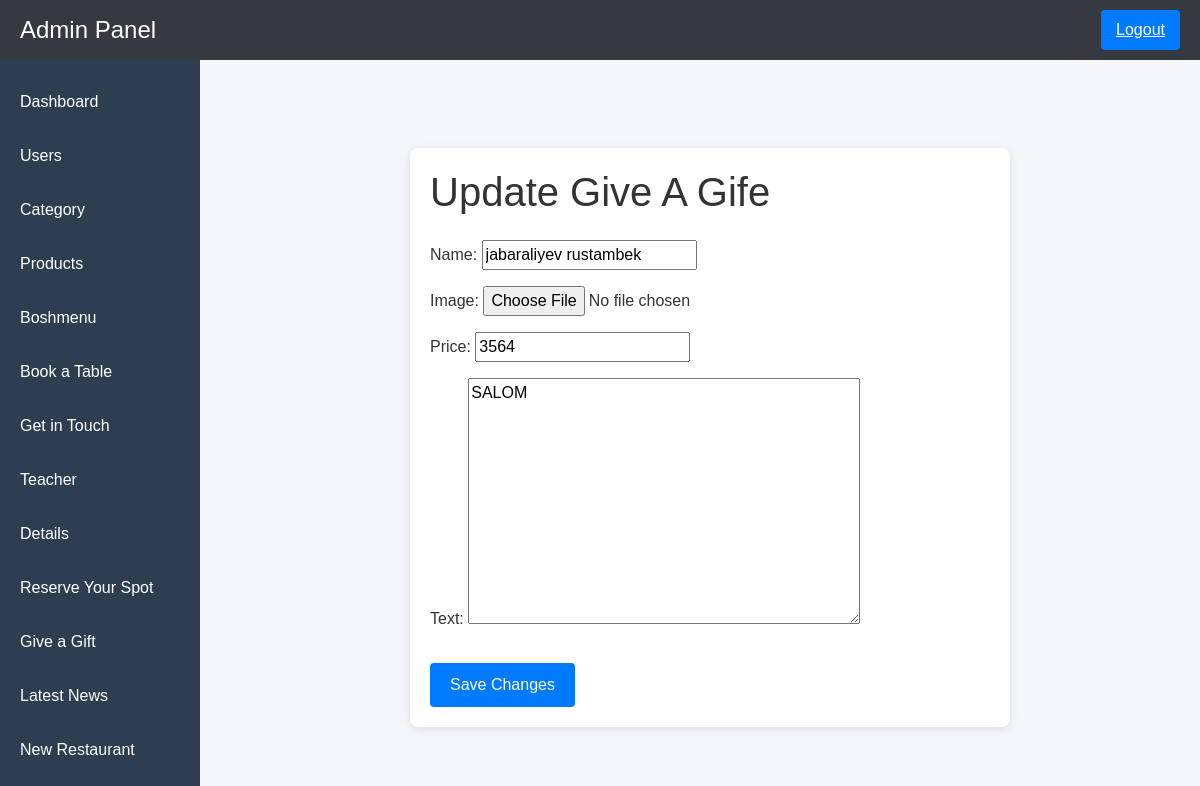
The page /giveagift/1/update/ on the database its author committed.
### app/models.py (models this page shows, shortened)
class Giveagift(models.Model):
    name = models.CharField(max_length=100)
    image = models.ImageField(upload_to='images', blank=True, null=True)
    price = models.CharField(max_length=100)
    text = models.TextField()

### app/views.py (the view)
# urls.py: path('giveagift/<int:id>/update/', update_giveagift, name='update_giveagift'),
def update_giveagift(request, id):
    giveagift = get_object_or_404(Giveagift, id=id)
    if request.method == "POST":
        form = GiveagifeForm(request.POST, instance=giveagift)
        if form.is_valid():
            form.save()
            return redirect('giveagife_view')
    else:
        form = GiveagifeForm(instance=giveagift)
    return render(request, 'update_giveagife.html', {'form': form})

### app/forms.py
class GiveagifeForm(forms.ModelForm):
    class Meta:
        model = Giveagift
        fields = ['name','image','price','text']

### templates/update_giveagife.html (shortened to what this page needs)
{% extends 'index.html' %}
{% block content %}
    <div class="container mt-5">
        <h1 class="mb-4">Update Give A Gife</h1>
        <form method="POST">
            {{ form.as_p }}
            <button type="submit" class="btn btn-primary mt-3">Save Changes</button>
        </form>
    </div>
{% endblock %}

### templates/index.html (style rules this page uses)
body { margin: 0; font-family: 'Arial', sans-serif; background-color: #f4f6f9; color: #333; display: flex; min-height: 100vh; flex-direction: column; }

### templates/update_giveagife.html (style rules this page uses)
.container { max-width: 600px; margin-top: 50px; padding: 20px; background-color: #fff; border-radius: 8px; box-shadow: 0 2px 10px rgba(0, 0, 0, 0.1); }
.btn { padding: 10px 20px; font-size: 16px; border-radius: 4px; text-align: center; color: white; border: none; }
.btn-primary { background-color: #007bff; }

### rows shown on the page
Giveagift: name "jabaraliyev rustambek", price "3564", text "SALOM"
